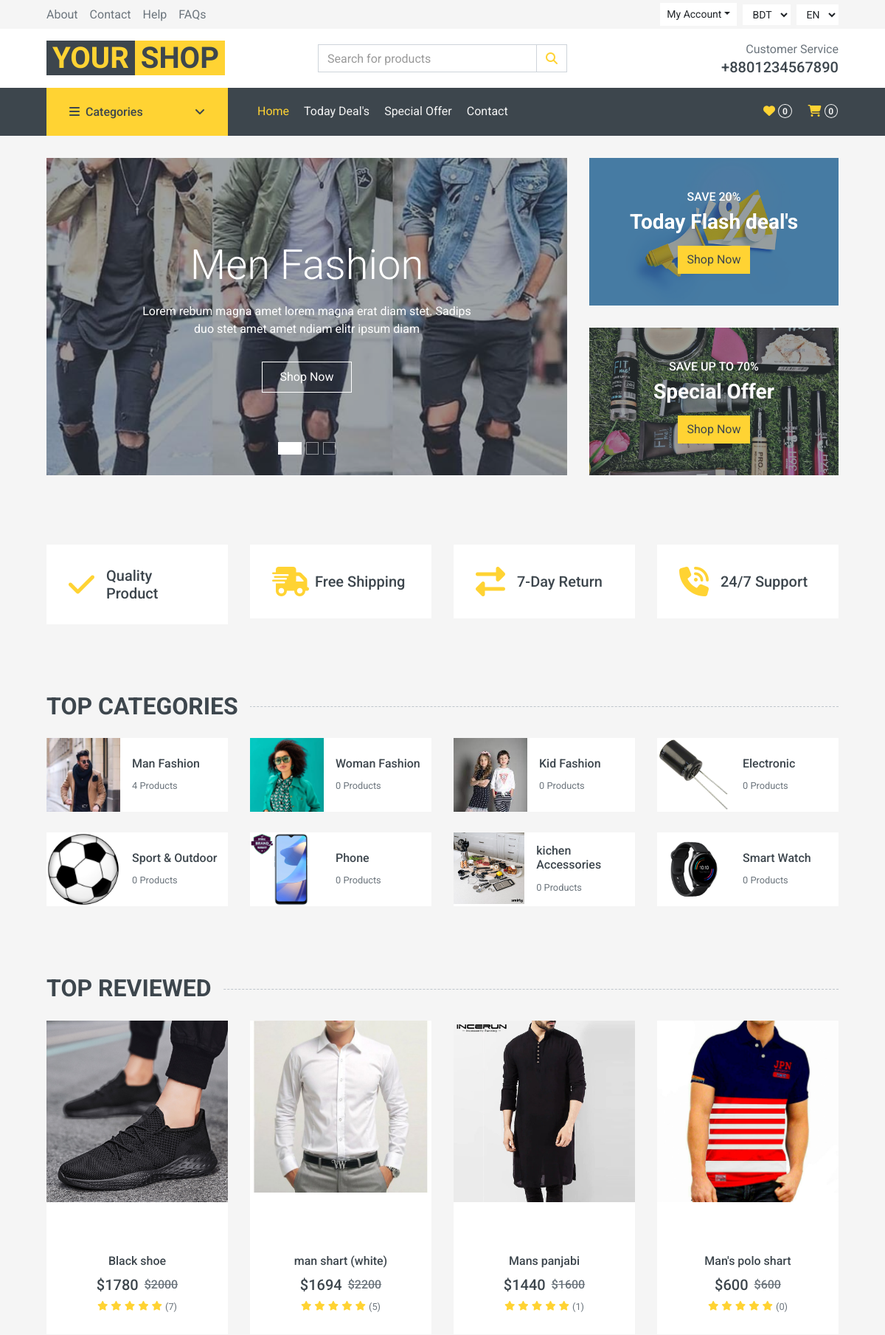
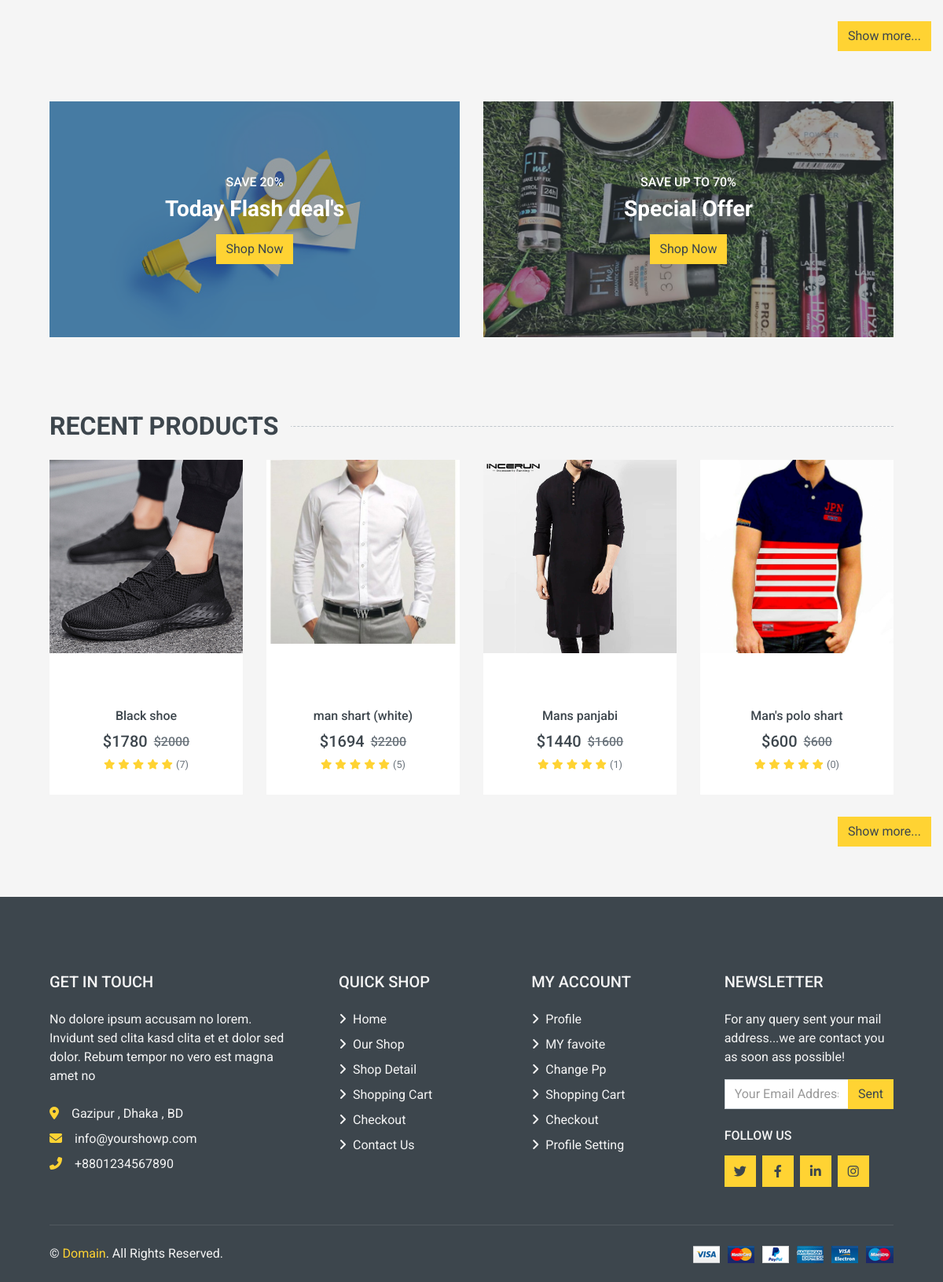
The page / on the database its author committed (2 pictures, top to bottom).
### tables this page shows
CREATE TABLE `category` (
  `cid` int(11) NOT NULL,
  `cname` varchar(20) DEFAULT NULL,
  `sub` int(11) DEFAULT 0,
  `supsub` int(11) DEFAULT 0,
  `product` int(11) DEFAULT 0
);

CREATE TABLE `pdetails` (
  `did` int(11) NOT NULL,
  `pid` int(11) DEFAULT NULL,
  `adate` datetime NOT NULL DEFAULT current_timestamp(),
  `rv` int(11) DEFAULT 0,
  `dis` varchar(500) DEFAULT NULL,
  `addinfo` varchar(100) DEFAULT NULL,
  `mupp` varchar(50) DEFAULT NULL,
  `color` varchar(40) DEFAULT NULL,
  `size` varchar(15) DEFAULT NULL,
  `sold` int(11) NOT NULL DEFAULT 0
);

CREATE TABLE `product` (
  `pid` int(11) NOT NULL,
  `pcode` varchar(20) DEFAULT NULL,
  `pname` varchar(100) DEFAULT NULL,
  `price` int(11) NOT NULL,
  `off` int(11) NOT NULL,
  `pp` varchar(100) DEFAULT NULL,
  `stock` int(11) DEFAULT NULL,
  `catagory` varchar(6) NOT NULL,
  `m` int(11) NOT NULL DEFAULT 0,
  `s` int(11) NOT NULL DEFAULT 0,
  `su` int(11) NOT NULL DEFAULT 0
);

### index.php (the view, shortened to what the rows shown need)
<?php include 'header.php';?>
   <div class="container-fluid mb-3">
        <div class="row px-xl-5">
            <div class="col-lg-8">
                <div id="header-carousel" class="carousel slide carousel-fade mb-30 mb-lg-0" data-ride="carousel">
                    <div class="carousel-inner">
                        <div class="carousel-item position-relative active" style="height: 430px;">
                            <div class="carousel-caption d-flex flex-column align-items-center justify-content-center">
                                <div class="p-3" style="max-width: 700px;">
                                    <h1 class="display-4 text-white mb-3 animate__animated animate__fadeInDown">Men
                                        Fashion</h1>
                                </div>
                            </div>
                        </div>
                    </div>
                </div>
            </div>
        </div>
    </div>
    <div class="container-fluid pt-5">
        <div class="row px-xl-5 pb-3">
            <div class="col-lg-3 col-md-6 col-sm-12 pb-1">
                <div class="d-flex align-items-center bg-light mb-4" style="padding: 30px;">
                    <h1 class="fa fa-check text-primary m-0 mr-3"></h1>
                </div>
            </div>
            <div class="col-lg-3 col-md-6 col-sm-12 pb-1">
                <div class="d-flex align-items-center bg-light mb-4" style="padding: 30px;">
                    <h1 class="fa fa-shipping-fast text-primary m-0 mr-2"></h1>
                </div>
            </div>
            <div class="col-lg-3 col-md-6 col-sm-12 pb-1">
                <div class="d-flex align-items-center bg-light mb-4" style="padding: 30px;">
                    <h1 class="fas fa-exchange-alt text-primary m-0 mr-3"></h1>
                </div>
            </div>
            <div class="col-lg-3 col-md-6 col-sm-12 pb-1">
                <div class="d-flex align-items-center bg-light mb-4" style="padding: 30px;">
                    <h1 class="fa fa-phone-volume text-primary m-0 mr-3"></h1>
                </div>
            </div>
        </div>
    </div>
    <div class="container-fluid pt-5">
        <h2 class="section-title position-relative text-uppercase mx-xl-5 mb-4"><span class="bg-secondary pr-3">Top
                Categories</span></h2>
        <div class="row px-xl-5 pb-3">
            <div class="col-lg-3 col-md-4 col-sm-6 pb-1">
                <a class="text-decoration-none" href="category.php?cid=<?php echo $res[0]['cid']?>">
                    <div class="cat-item d-flex align-items-center mb-4">
                        <div class="flex-fill pl-3">
                            <h6><?php echo $res[0]['cname']?></h6>
                            <small class="text-body"><?php echo $res[0]['product']?> Products</small>
                        </div>
                    </div>
                </a>
            </div>
            <div class="col-lg-3 col-md-4 col-sm-6 pb-1">
                <a class="text-decoration-none" href="category.php?cid=<?php echo $res[1]['cid']?>">
                    <div class="cat-item img-zoom d-flex align-items-center mb-4">
                        <div class="flex-fill pl-3">
                            <h6><?php echo $res[1]['cname']?></h6>
                            <small class="text-body"><?php echo $res[1]['product']?> Products</small>
                        </div>
                    </div>
                </a>
            </div>
            <div class="col-lg-3 col-md-4 col-sm-6 pb-1">
                <a class="text-decoration-none" href="category.php?cid=<?php echo $res[2]['cid']?>">
                    <div class="cat-item img-zoom d-flex align-items-center mb-4">
                        <div class="flex-fill pl-3">
                            <h6><?php echo $res[2]['cname']?></h6>
                            <small class="text-body"><?php echo $res[2]['product']?> Products</small>
                        </div>
                    </div>
                </a>
            </div>
            <div class="col-lg-3 col-md-4 col-sm-6 pb-1">
                <a class="text-decoration-none" href="category.php?cid=<?php echo $res[3]['cid']?>">
                    <div class="cat-item img-zoom d-flex align-items-center mb-4">
                        <div class="flex-fill pl-3">
                            <h6><?php echo $res[3]['cname']?></h6>
                            <small class="text-body"><?php echo $res[3]['product']?> Products</small>
                        </div>
                    </div>
                </a>
            </div>
            <div class="col-lg-3 col-md-4 col-sm-6 pb-1">
                <a class="text-decoration-none" href="category.php?cid=<?php echo $res[4]['cid']?>">
                    <div class="cat-item img-zoom d-flex align-items-center mb-4">
                        <div class="flex-fill pl-3">
                            <h6><?php echo $res[4]['cname']?></h6>
                            <small class="text-body"><?php echo $res[4]['product']?> Products</small>
                        </div>
                    </div>
                </a>
            </div>
            <div class="col-lg-3 col-md-4 col-sm-6 pb-1">
                <a class="text-decoration-none" href="category.php?cid=<?php echo $res[5]['cid']?>">
                    <div class="cat-item img-zoom d-flex align-items-center mb-4">
                        <div class="flex-fill pl-3">
                            <h6><?php echo $res[5]['cname']?></h6>
                            <small class="text-body"><?php echo $res[5]['product']?> Products</small>
                        </div>
                    </div>
                </a>
            </div>
            <div class="col-lg-3 col-md-4 col-sm-6 pb-1">
                <a class="text-decoration-none" href="category.php?cid=<?php echo $res[6]['cid']?>">
                    <div class="cat-item img-zoom d-flex align-items-center mb-4">
                        <div class="flex-fill pl-3">
                            <h6><?php echo $res[6]['cname']?></h6>
                            <small class="text-body"><?php echo $res[6]['product']?> Products</small>
                        </div>
                    </div>
                </a>
            </div>
            <div class="col-lg-3 col-md-4 col-sm-6 pb-1">
                <a class="text-decoration-none" href="category.php?cid=<?php echo $res[7]['cid']?>">
                    <div class="cat-item img-zoom d-flex align-items-center mb-4">
                        <div class="flex-fill pl-3">
                            <h6><?php echo $res[7]['cname']?></h6>
                            <small class="text-body"><?php echo $res[7]['product']?> Products</small>
                        </div>
                    </div>
                </a>
            </div>
        </div>
    </div>
    <div class="container-fluid pt-5 pb-3">
        <h2 class="section-title position-relative text-uppercase mx-xl-5 mb-4"><span class="bg-secondary pr-3">Top Reviewed</span></h2>
        <div class="row px-xl-5">
     <?php
            $query=$conn->prepare("select product.pid,pp,pname,price,off,rv from product inner join pdetails on product.pid = pdetails.pid order by rv desc limit 8");
            $query->execute();
            $get_rev=$query->fetchAll(PDO::FETCH_ASSOC);
            if(count($get_rev) > 0){
                foreach ($get_rev as $key => $value) {
                    echo '<div class="col-lg-3 col-md-4 col-sm-6 pb-1">
                    <div class="product-item bg-light mb-4">
                        <div class="product-img position-relative overflow-hidden">
                            <img class="img-fluid w-100" src="admin/img/products/'.$value['pp'].'" alt="">
                            <div class="product-action">
                                <a class="btn btn-outline-dark btn-square add_carti" data-attr="'.$value['pid'].'" href=""><i class="fa fa-shopping-cart"></i></a>
                                <a class="btn btn-outline-dark btn-square add_favi" data-attr="'.$value['pid'].'" href=""><i class="far fa-heart"></i></a>
                                <a class="btn btn-outline-dark btn-square" href="single.php?pid='.$value['pid'].'"><i class="fa fa-search"></i></a>
                            </div>
                        </div>
                        <div class="text-center py-4">
                            <a class="h6 text-decoration-none text-truncate" href="single.php?pid='.$value['pid'].'">'.$value['pname'].'</a>
                            <div class="d-flex align-items-center justify-content-center mt-2">
                                <h5>$';
                                $off = $value['off'];
                                $price = $value['price'];
                                $disprice=($price / 100) * $off;
                                $disprice=$price-$disprice;
                                echo $disprice;
                                echo '</h5>
                                <h6 class="text-muted ml-2"><del>$'.$value['price'].'</del></h6>
                            </div>
                            <div class="d-flex align-items-center justify-content-center mb-1">
                                <small class="fa fa-star text-primary mr-1"></small>
                                <small class="fa fa-star text-primary mr-1"></small>
                                <small class="fa fa-star text-primary mr-1"></small>
                                <small class="fa fa-star text-primary mr-1"></small>
                                <small class="fa fa-star text-primary mr-1"></small>
                                <small>('.$value['rv'].')</small>
                            </div>
                        </div>
                    </div>
                </div>';
                }
            }else{
                echo "No record found..!";
            }
            ?>
        </div>
    </div>
    <div class="container-fluid pt-5 pb-3">
        <h2 class="section-title position-relative text-uppercase mx-xl-5 mb-4"><span class="bg-secondary pr-3">Recent
                Products</span></h2>
        <div class="row px-xl-5">
        <?php
            $query=$conn->prepare("select product.pid,pp,pname,price,off,rv,adate from product inner join pdetails on product.pid = pdetails.pid order by rv desc limit 8");
            $query->execute();
            $get_rev=$query->fetchAll(PDO::FETCH_ASSOC);
            if(count($get_rev) > 0){
                foreach ($get_rev as $key => $value) {
                    echo '<div class="col-lg-3 col-md-4 col-sm-6 pb-1">
                    <div class="product-item bg-light mb-4">
                        <div class="product-img position-relative overflow-hidden">
                            <img class="img-fluid w-100" src="admin/img/products/'.$value['pp'].'" alt="">
                            <div class="product-action">
                                <a class="btn btn-outline-dark btn-square add_carti" data-attr="'.$value['pid'].'" href=""><i class="fa fa-shopping-cart"></i></a>
                                <a class="btn btn-outline-dark btn-square add_favi" data-attr="'.$value['pid'].'" href=""><i class="far fa-heart"></i></a>
                                <a class="btn btn-outline-dark btn-square" href="single.php?pid='.$value['pid'].'"><i class="fa fa-search"></i></a>
                            </div>
                        </div>
                        <div class="text-center py-4">
                            <a class="h6 text-decoration-none text-truncate" href="single.php?pid='.$value['pid'].'">'.$value['pname'].'</a>
                            <div class="d-flex align-items-center justify-content-center mt-2">
                                <h5>$';
                                $off = $value['off'];
                                $price = $value['price'];
                                $disprice=($price / 100) * $off;
                                $disprice=$price-$disprice;
                                echo $disprice;
                                echo '</h5>
                                <h6 class="text-muted ml-2"><del>$'.$value['price'].'</del></h6>
                            </div>
                            <div class="d-flex align-items-center justify-content-center mb-1">
                                <small class="fa fa-star text-primary mr-1"></small>
                                <small class="fa fa-star text-primary mr-1"></small>
                                <small class="fa fa-star text-primary mr-1"></small>
                                <small class="fa fa-star text-primary mr-1"></small>
                                <small class="fa fa-star text-primary mr-1"></small>
                                <small>('.$value['rv'].')</small>
                            </div>
                        </div>
                    </div>
                </div>';
                }
            }else{
                echo "No record found..!";
            }
            ?>
        </div>
    </div>

### rows shown on the page
category: cname "Man Fashion", product "4"
category: cname "Woman Fashion", product "0"
category: cname "Kid Fashion", product "0"
category: cname "Electronic", product "0"
category: cname "Sport & Outdoor", product "0"
category: cname "Phone", product "0"
category: cname "kichen Accessories", product "0"
category: cname "Smart Watch", product "0"
pdetails: pid.pp (picture), pid.pname "Black shoe", disprice "1780", pid.price "2000", rv "7"
pdetails: pid.pp (picture), pid.pname "man shart (white)", disprice "1694", pid.price "2200", rv "5"
pdetails: pid.pp (picture), pid.pname "Mans panjabi", disprice "1440", pid.price "1600", rv "1"
pdetails: pid.pp (picture), pid.pname "Man's polo shart", disprice "600", pid.price "600", rv "0"
